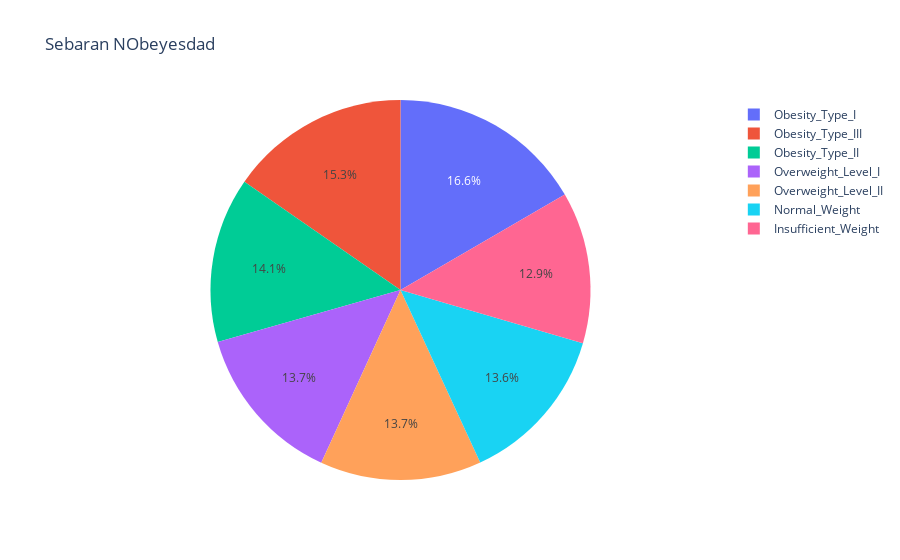

This figure's notebook cell:
### Markdown cell above
#### Melihat Distribusi Tipe Berat Badan

### Code cell
# Hitung jumlah masing-masing nilai pada kolom 'NObeyesdad'
value_counts = data_duplicated['NObeyesdad'].value_counts()

# Buat DataFrame untuk pie chart
df_pie = pd.DataFrame({'NObeyesdad': value_counts.index, 'Count': value_counts.values})

# Buat pie chart dengan Plotly Express
fig = px.pie(df_pie, names='NObeyesdad', values='Count', title='Sebaran NObeyesdad')
fig.show()

### Figure 1 — Plotly figure (JSON) as saved in the notebook; plotly's stock layout.template omitted (floating-point values rounded to 4 significant figures)
{"data": [{"domain": {"x": [0, 1], "y": [0, 1]}, "hovertemplate": "NObeyesdad=%{label}<br>Count=%{value}<extra></extra>", "labels": ["Obesity_Type_I", "Obesity_Type_III", "Obesity_Type_II", "Overweight_Level_I", "Overweight_Level_II", "Normal_Weight", "Insufficient_Weight"], "legendgroup": "", "name": "", "showlegend": true, "type": "pie", "values": [351, 324, 297, 290, 290, 287, 272]}], "layout": {"legend": {"tracegroupgap": 0}, "title": {"text": "Sebaran NObeyesdad"}}}
